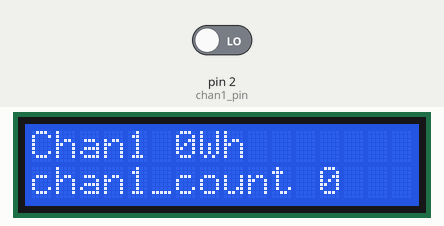
The sketch below on a simulated Arduino Uno, built with avr-gcc and run on an emulated ATmega328P. On the bench: 16×2 character LCD. The inputs (shaded band) are chosen by the test bench; at power-on: pin 2 (chan1_pin) LOW. What the sketch prints to the serial monitor is not drawn.

Above: at 2.2 s.
2.3 s: pin 2 (chan1_pin) driven HIGH
At 2.8 s:
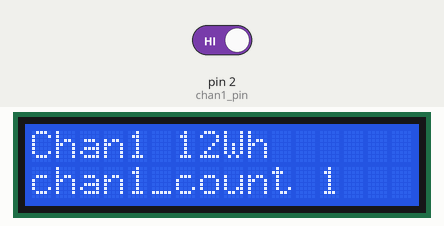
Timing chart, 0 to 5.3 s (numbered marks = the images above; inputs shaded):
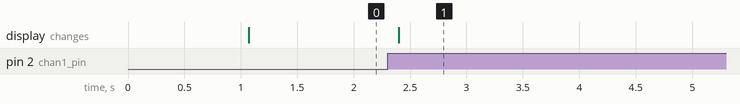

Measured:
- after the input at 2.3 s, the display: changes after 0.10 s (image 1)

The sketch:

energymonitorKD625.ino
```cpp
#include<LiquidCrystal.h>
#include<stdio.h>
LiquidCrystal lcd(3,4,5,6,7,8);
const int chan1_pin = 2;
//My meter flashes 50000 times per kWh
const float w_per_pulse = 12;
const unsigned long ms_per_hour = 3600000UL;
unsigned int chan1_count = 0;
unsigned long report_time = 0;
unsigned long chan1_first_pulse = 0;
unsigned long chan1_last_pulse = 0;
volatile byte chan1_pulse = 0;

void chan1_isr() {
chan1_pulse = 1;
}

void setup() {
pinMode(chan1_pin, INPUT);
attachInterrupt(0, chan1_isr, RISING);
Serial.begin(9600);
lcd.begin(16,2);
delay(1000);
}
void loop() {
static unsigned int chan1_watts=0;
unsigned long chan1_delta; // Time since last pulse
Serial.print("Chan1 ");
Serial.println(chan1_watts);
lcd.clear();
lcd.print("Chan1 ");
lcd.print(chan1_watts);
lcd.print("Wh");
lcd.setCursor(0,1);
lcd.print("chan1_count ");
lcd.print(chan1_count);
if (chan1_pulse == 1) {
  chan1_count++;
chan1_pulse = 0;
}
chan1_watts = chan1_count * w_per_pulse;
delay(50);
}
```
